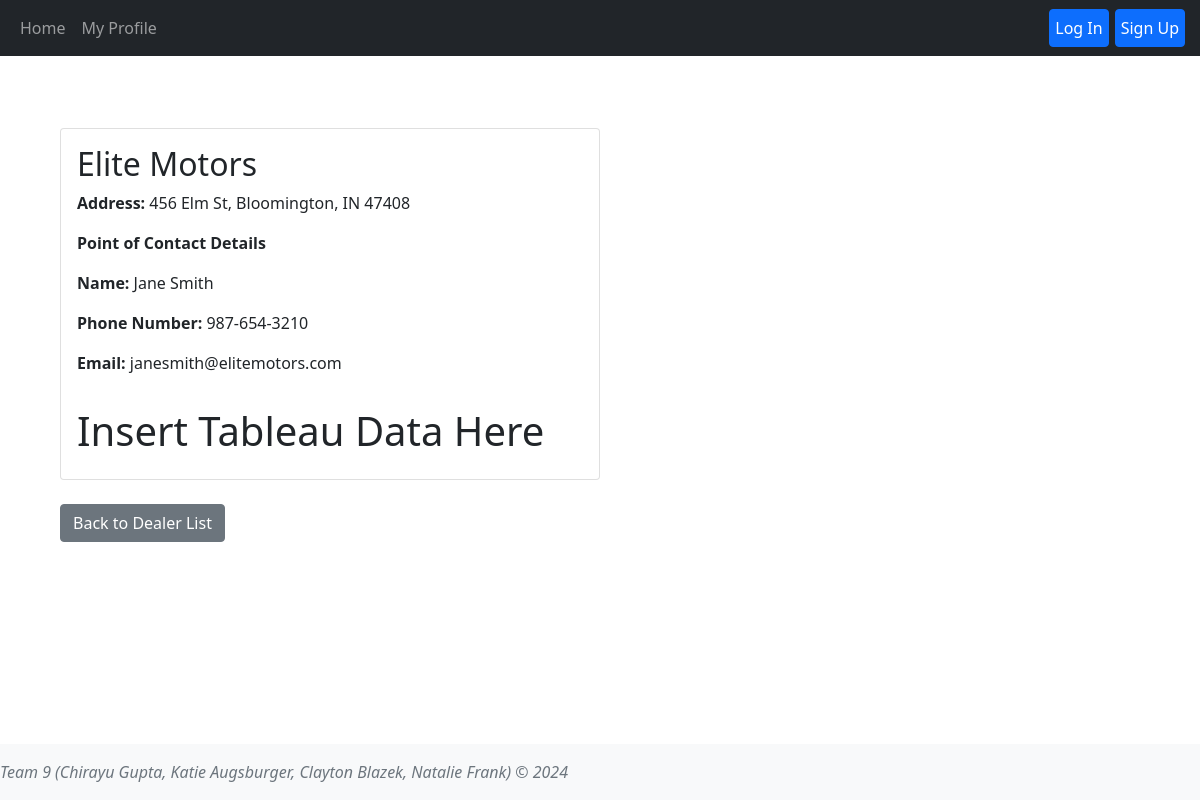
/dealers/2, run on the app's committed database.
### tables this page shows
CREATE TABLE dealers (dealer_id INTEGER PRIMARY KEY AUTOINCREMENT,name TEXT NOT NULL,poc_name TEXT NOT NULL,poc_email TEXT NOT NULL,poc_phone TEXT NOT NULL,address TEXT NOT NULL);

### app.py (the view)
@app.route('/dealers/<int:dealer_id>')
def dealer(dealer_id=None):
    user_id = session.get('user_id')
    user = User.getUserByID(user_id)
    dealers = Dealer.getAllDealers()
    for item in dealers:
        if item['dealer_id'] == dealer_id:
            dealer = item
    return render_template('dealer.html', user=user, user_id=user_id, dealer=dealer)

### dealers.py (called while the page is built)
    @classmethod
    def getAllDealers(cls):
        conn = sqlite3.connect(db_path)
        cursorObj = conn.cursor()
        cursorObj.execute('SELECT dealer_id, name, poc_name, poc_email, poc_phone, address FROM dealers;')
        allRows = cursorObj.fetchall()
        ListOfDictionaries = []
        for row in allRows:
            m = {"dealer_id": row[0], 'name':row[1],"poc_name":row[2], 'poc_email': row[3], 'poc_phone':row[4], 'address':row[5]}
            ListOfDictionaries.append(m)
        if conn:
            conn.close()
        return ListOfDictionaries

### users.py (called while the page is built)
    @classmethod
    def getAllUsers(cls):
        conn = sqlite3.connect(db_path)
        cursorObj = conn.cursor()
        cursorObj.execute('SELECT user_id, username, name, email, password, profile_image, branch FROM users;')
        allRows = cursorObj.fetchall()
        ListOfDictionaries = []
        for row in allRows:
            m = {"user_id": row[0], 'username':row[1],"name":row[2], 'email': row[3], 'password':row[4], 'profile_image':row[5], 'branch':row[6]}
            ListOfDictionaries.append(m)
        if conn:
            conn.close()
        return ListOfDictionaries

    @classmethod
    def getUserByID(cls, user_id):
        users = User.getAllUsers()
        for user in users:
            if user['user_id'] == user_id:
                return user

### templates/dealer.html (shortened to what this page needs)
{% extends 'base.html' %}
{% block content%}
<main class="d-inline-flex p-5 align-items-end">
    <div class="container">
        <div class="card col-6">
            <div class="card-body">
                <h2 class="card-title">{{ dealer['name'] }}</h2>
                <p class="card-text"><strong>Address:</strong> {{ dealer['address'] }}</p>
                <p class="card-text"><strong>Point of Contact Details</strong> </p>
                <p class="card-text"><strong>Name:</strong> {{ dealer['poc_name'] }}</p>
                <p class="card-text"><strong>Phone Number:</strong> {{ dealer['poc_phone'] }}</p>
                <p class="card-text"><strong>Email:</strong> {{ dealer['poc_email'] }}</p>
            </div>
            <div class="card-body">
                <h1> Insert Tableau Data Here</h1>
            </div>
        </div>
        <div class="mt-4">
            <a href="{{ url_for('dealers') }}" class="btn btn-secondary">Back to Dealer List</a>
    </div>
    </div>
</main>
{% endblock %}

### static/css/styles.css (style rules this page uses)
body { padding-bottom: 100px; padding-top: 30px; }
.container { margin-top:50px !important; }

### data on the page
dealers: name "Elite Motors", address "456 Elm St, Bloomington, IN 47408", poc_name "Jane Smith", poc_phone "987-654-3210", poc_email "janesmith@elitemotors.com"
